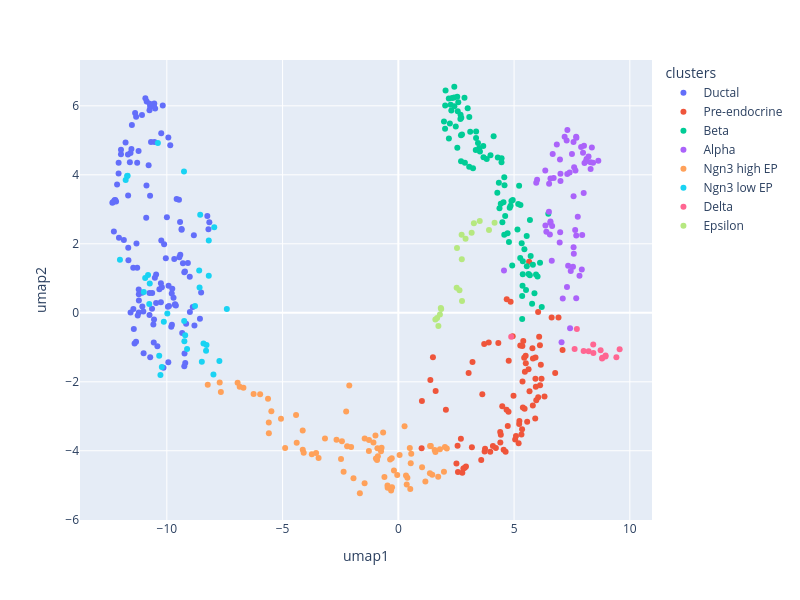

Write notebook code for a chart like this one.
### Markdown cell above
## 3. Method

### Code cell
# choose appropriate start cell
cafe.plot.plot_embedding_plotly(fadata, basis="umap", color="clusters")

### Figure 1 — Plotly figure (JSON) as saved in the notebook; plotly's stock layout.template omitted (floating-point values rounded to 4 significant figures)
{"data": [{"hovertemplate": "<b>%{hovertext}</b><br><br>clusters=Ductal<br>umap1=%{x}<br>umap2=%{y}<extra></extra>", "hovertext": ["cell_000", "cell_003", "cell_007", "cell_008", "cell_009", "cell_010", "cell_014", "cell_020", "cell_022", "cell_024", "cell_026", "cell_032", "cell_035", "cell_039", "cell_046", "cell_050", "cell_054", "cell_061", "cell_063", "cell_066", "cell_069", "cell_077", "cell_078", "cell_083", "cell_084", "cell_085", "cell_086", "cell_087", "cell_090", "cell_109", "cell_117", "cell_127", "cell_138", "cell_142", "cell_145", "cell_150", "cell_154", "cell_158", "cell_161", "cell_162", "cell_163", "cell_166", "cell_167", "cell_170", "cell_175", "cell_182", "cell_186", "cell_191", "cell_192", "cell_198", "cell_199", "cell_200", "cell_201", "cell_205", "cell_206", "cell_208", "cell_209", "cell_211", "cell_217", "cell_218", "cell_221", "cell_223", "cell_231", "cell_232", "cell_234", "cell_243", "cell_246", "cell_255", "cell_257", "cell_270", "cell_273", "cell_275", "cell_276", "cell_279", "cell_280", "cell_281", "cell_295", "cell_298", "cell_304", "cell_310", "cell_318", "cell_325", "cell_326", "cell_327", "cell_330", "cell_335", "cell_337", "cell_341", "cell_347", "cell_351", "cell_353", "cell_355", "cell_356", "cell_358", "cell_360", "cell_382", "cell_383", "cell_391", "cell_402", "cell_409", "cell_423", "cell_426", "cell_428", "cell_438", "cell_445", "cell_449", "cell_451", "cell_459", "cell_462", "cell_463", "cell_464", "cell_466", "cell_468", "cell_469", "cell_478", "cell_479", "cell_481", "cell_482", "cell_489", "cell_492", "cell_496", "cell_497"], "legendgroup": "Ductal", "marker": {"color": "#636efa", "symbol": "circle"}, "mode": "markers", "name": "Ductal", "orientation": "v", "showlegend": true, "type": "scatter", "x": [-9.362, -12.19, -9.236, -10.53, -10.12, -10.18, -9.246, -9.711, -9.476, -11.45, -9.092, -11.21, -12.08, -9.648, -10.04, -8.834, -11.67, -10.72, -11.07, -10.46, -10.41, -10.75, -8.808, -9.166, -11.53, -12.35, -11.28, -10.63, -9.429, -9.906, -8.251, -11.86, -11.0, -11.06, -9.419, -9.781, -9.925, -10.51, -9.998, -10.46, -10.14, -10.22, -11.21, -10.89, -12.26, -9.01, -11.26, -11.66, -9.205, -12.23, -11.43, -11.45, -10.32, -9.245, -9.937, -12.07, -8.202, -11.22, -9.61, -9.955, -11.02, -12.08, -10.75, -11.07, -11.28, -8.165, -10.58, -10.26, -9.336, -9.788, -9.935, -8.881, -10.68, -9.004, -11.4, -11.78, -9.68, -9.363, -11.98, -11.33, -12.29, -9.645, -10.88, -8.519, -12.32, -10.72, -11.57, -11.51, -10.52, -10.79, -11.57, -10.26, -10.24, -10.75, -10.57, -10.24, -10.54, -9.576, -11.31, -11.22, -9.81, -10.55, -9.305, -11.98, -11.37, -9.766, -12.15, -11.68, -10.56, -10.72, -11.21, -9.218, -10.87, -11.67, -10.93, -9.462, -8.57, -11.6, -10.64, -10.74, -11.33, -9.852], "xaxis": "x", "y": [2.405, 3.227, -1.182, 4.952, 1.991, 6.01, -1.553, 0.4348, 3.277, 1.305, 1.444, 0.009992, 4.037, 0.2357, 1.584, 2.246, 1.888, -1.288, 0.581, 0.2874, -0.9723, 0.5758, -0.37, -0.3184, 4.746, 3.191, 1.307, 0.5749, 2.634, 0.1978, 2.809, 2.112, -1.173, 0.1854, 1.68, -0.3433, 0.781, 5.92, 2.77, 1.112, -1.591, 0.7379, 0.5377, 2.756, 3.26, 1.043, -0.07887, 1.527, -1.452, 3.268, -0.4663, 0.1103, 0.6823, 1.174, -1.43, 2.177, 2.419, 4.688, 0.2098, 0.1779, 0.03648, 4.351, -0.06036, 5.736, 4.351, 2.623, -0.3378, 0.8581, -0.5856, 0.5577, 5.085, 0.1705, 4.953, 0.02512, -0.8901, 4.939, 1.563, 2.428, 4.594, -0.8407, 2.354, 0.2507, 3.693, 0.589, 3.21, 5.976, 4.633, 5.446, 1.018, 4.276, 0.009452, 0.3047, 2.094, 5.875, -0.859, 5.208, 6.069, 3.3, 2.012, 0.6752, -0.4064, -0.1959, 1.436, 4.727, 5.79, 0.6973, 3.718, 4.588, 5.987, 3.394, 0.3545, 1.199, 6.123, 3.4, 6.22, 1.608, -0.1749, 4.364, 0.117, 6.063, 5.686, 4.86], "yaxis": "y"}, {"hovertemplate": "<b>%{hovertext}</b><br><br>clusters=Pre-endocrine<br>umap1=%{x}<br>umap2=%{y}<extra></extra>", "hovertext": ["cell_001", "cell_011", "cell_021", "cell_037", "cell_044", "cell_045", "cell_053", "cell_055", "cell_062", "cell_071", "cell_082", "cell_092", "cell_096", "cell_099", "cell_116", "cell_119", "cell_120", "cell_135", "cell_153", "cell_160", "cell_164", "cell_168", "cell_174", "cell_181", "cell_189", "cell_190", "cell_197", "cell_202", "cell_212", "cell_214", "cell_219", "cell_229", "cell_235", "cell_238", "cell_241", "cell_244", "cell_245", "cell_247", "cell_262", "cell_264", "cell_269", "cell_271", "cell_272", "cell_274", "cell_292", "cell_294", "cell_302", "cell_305", "cell_311", "cell_314", "cell_317", "cell_332", "cell_334", "cell_344", "cell_346", "cell_363", "cell_368", "cell_370", "cell_372", "cell_377", "cell_387", "cell_395", "cell_396", "cell_397", "cell_404", "cell_419", "cell_421", "cell_422", "cell_429", "cell_430", "cell_433", "cell_434", "cell_437", "cell_440", "cell_448", "cell_453", "cell_458", "cell_460", "cell_475", "cell_477", "cell_485", "cell_487"], "legendgroup": "Pre-endocrine", "marker": {"color": "#EF553B", "symbol": "circle"}, "mode": "markers", "name": "Pre-endocrine", "orientation": "v", "showlegend": true, "type": "scatter", "x": [3.709, 5.268, 5.565, 4.634, 5.046, 4.549, 2.702, 1.495, 5.345, 5.925, 5.913, 4.682, 6.155, 4.768, 6.042, 6.918, 6.038, 6.123, 7.093, 3.906, 3.747, 4.32, 4.76, 5.792, 5.648, 5.082, 4.975, 3.97, 5.506, 5.229, 2.559, 4.941, 3.204, 4.214, 4.85, 2.51, 5.454, 5.667, 2.575, 2.869, 4.085, 1.383, 2.764, 5.922, 2.809, 5.196, 4.727, 2.055, 4.674, 5.94, 1.018, 5.359, 1.612, 3.58, 6.621, 1.005, 5.318, 3.727, 4.406, 5.436, 5.397, 5.959, 4.489, 5.809, 4.427, 3.037, 5.38, 6.083, 3.177, 5.626, 5.363, 5.467, 2.922, 3.627, 5.5, 5.22, 4.4, 6.186, 6.775, 6.117, 6.315, 5.815], "xaxis": "x", "y": [-0.9077, -0.9447, -3.157, -4.031, -3.672, -3.973, -3.649, -1.289, -3.372, -1.293, -3.062, 0.3941, -1.508, -1.388, -2.446, -0.1364, 0.02116, -2.101, -1.08, -0.8616, -3.939, -0.8749, -2.868, -1.031, 1.482, -3.568, -2.404, -4.026, -1.466, -3.136, -3.853, -0.6833, -1.428, -3.92, 0.3185, -4.37, -2.781, -2.273, -4.614, -4.495, -3.863, -1.952, -4.636, -1.915, -4.515, -3.781, -3.283, -2.812, -2.813, -2.141, -2.557, -0.9632, -2.265, -4.265, -0.1395, -3.923, -3.53, -4.018, -3.761, -1.3, -0.8184, -2.535, -2.706, -2.686, -3.532, -1.742, -2.748, -0.6925, -3.897, -1.638, -1.992, -1.712, -4.455, -2.363, -1.243, -3.222, -3.456, -1.912, -1.749, -0.9404, -2.424, -1.323], "yaxis": "y"}, {"hovertemplate": "<b>%{hovertext}</b><br><br>clusters=Beta<br>umap1=%{x}<br>umap2=%{y}<extra></extra>", "hovertext": ["cell_002", "cell_004", "cell_006", "cell_016", "cell_027", "cell_029", "cell_030", "cell_034", "cell_052", "cell_057", "cell_058", "cell_060", "cell_065", "cell_068", "cell_070", "cell_073", "cell_080", "cell_097", "cell_098", "cell_103", "cell_108", "cell_111", "cell_114", "cell_130", "cell_132", "cell_134", "cell_137", "cell_141", "cell_147", "cell_151", "cell_165", "cell_169", "cell_176", "cell_177", "cell_195", "cell_196", "cell_203", "cell_207", "cell_210", "cell_216", "cell_224", "cell_225", "cell_236", "cell_240", "cell_249", "cell_256", "cell_267", "cell_288", "cell_289", "cell_290", "cell_300", "cell_303", "cell_307", "cell_315", "cell_320", "cell_321", "cell_322", "cell_323", "cell_324", "cell_328", "cell_340", "cell_342", "cell_343", "cell_352", "cell_364", "cell_369", "cell_371", "cell_374", "cell_375", "cell_378", "cell_380", "cell_384", "cell_394", "cell_398", "cell_400", "cell_401", "cell_406", "cell_414", "cell_415", "cell_416", "cell_417", "cell_443", "cell_447", "cell_455", "cell_461", "cell_470", "cell_473", "cell_474", "cell_480"], "legendgroup": "Beta", "marker": {"color": "#00cc96", "symbol": "circle"}, "mode": "markers", "name": "Beta", "orientation": "v", "showlegend": true, "type": "scatter", "x": [5.778, 2.875, 5.446, 2.481, 2.688, 4.46, 3.525, 3.358, 2.548, 4.92, 1.971, 5.716, 2.996, 5.265, 4.72, 5.376, 2.418, 4.576, 5.947, 5.546, 4.456, 2.226, 2.68, 2.589, 5.349, 2.019, 4.811, 5.515, 2.751, 5.55, 4.942, 2.72, 5.147, 4.615, 2.024, 5.179, 3.061, 4.779, 5.328, 4.576, 4.342, 6.195, 5.364, 2.422, 2.324, 5.813, 5.375, 2.18, 3.678, 4.425, 3.497, 3.104, 4.494, 6.12, 5.35, 4.369, 3.441, 3.345, 3.819, 2.545, 2.706, 5.275, 4.587, 3.669, 4.117, 2.565, 2.04, 6.014, 2.184, 4.295, 5.685, 5.681, 3.981, 3.36, 4.849, 2.289, 5.626, 2.709, 5.88, 4.542, 6.478, 5.217, 4.276, 2.411, 2.26, 4.885, 3.065, 2.858, 3.226], "xaxis": "x", "y": [0.264, 4.348, 1.846, 5.403, 5.744, 4.482, 4.677, 5.071, 4.784, 1.371, 5.549, 1.647, 5.928, 1.586, 2.306, 1.494, 6.553, 2.266, 1.113, 2.227, 4.361, 5.489, 5.619, 6.101, 0.4882, 5.334, 3.048, 0.6613, 5.169, 1.349, 3.271, 5.657, 2.418, 2.808, 6.01, 3.158, 4.233, 2.054, 2.019, 3.928, 3.772, 0.1699, 0.7833, 5.985, 6.226, 1.393, 1.121, 6.212, 4.511, 3.163, 4.78, 5.251, 2.629, 1.454, -0.178, 3.031, 4.921, 4.721, 4.462, 6.26, 5.147, 3.123, 3.697, 4.838, 5.118, 5.844, 6.446, 1.053, 5.054, 4.501, 2.692, 1.088, 4.567, 5.257, 3.105, 5.862, 1.125, 4.39, 0.5684, 3.208, 2.871, 3.681, 3.483, 6.244, 6.035, 3.239, 5.678, 6.236, 4.188], "yaxis": "y"}, {"hovertemplate": "<b>%{hovertext}</b><br><br>clusters=Alpha<br>umap1=%{x}<br>umap2=%{y}<extra></extra>", "hovertext": ["cell_005", "cell_015", "cell_018", "cell_033", "cell_036", "cell_038", "cell_041", "cell_047", "cell_049", "cell_056", "cell_074", "cell_075", "cell_076", "cell_101", "cell_105", "cell_106", "cell_107", "cell_115", "cell_125", "cell_136", "cell_139", "cell_140", "cell_146", "cell_149", "cell_155", "cell_180", "cell_184", "cell_185", "cell_222", "cell_228", "cell_230", "cell_239", "cell_248", "cell_252", "cell_253", "cell_254", "cell_261", "cell_263", "cell_268", "cell_286", "cell_296", "cell_312", "cell_313", "cell_319", "cell_336", "cell_350", "cell_354", "cell_357", "cell_359", "cell_361", "cell_362", "cell_365", "cell_379", "cell_405", "cell_410", "cell_420", "cell_431", "cell_441", "cell_446", "cell_465", "cell_471", "cell_476", "cell_499"], "legendgroup": "Alpha", "marker": {"color": "#ab63fa", "symbol": "circle"}, "mode": "markers", "name": "Alpha", "orientation": "v", "showlegend": true, "type": "scatter", "x": [7.685, 7.595, 7.5, 6.668, 8.306, 7.684, 8.303, 6.505, 7.05, 7.651, 5.995, 8.007, 8.359, 7.751, 7.545, 6.982, 8.639, 4.563, 7.568, 7.335, 6.991, 8.02, 6.569, 7.003, 7.103, 7.825, 6.628, 7.896, 6.354, 6.348, 6.846, 6.644, 7.271, 7.285, 6.571, 7.183, 7.298, 7.303, 7.925, 7.4, 7.57, 6.547, 8.411, 7.943, 8.216, 6.571, 8.041, 8.107, 7.639, 7.57, 7.68, 8.129, 6.394, 6.71, 7.58, 7.448, 7.419, 6.97, 7.978, 6.513, 7.692, 5.957, 7.005], "xaxis": "x", "y": [2.239, 4.218, 4.601, 4.603, 4.169, 0.4217, 4.364, 2.933, -0.8567, 4.128, 3.854, 3.475, 4.791, 2.784, 1.338, 4.446, 4.407, 1.224, 4.949, 1.362, 2.335, 4.839, 2.608, 4.031, 0.4148, 1.076, 1.507, 4.804, 2.528, 4.128, 4.881, 2.518, 4.992, 0.7485, 2.649, 5.101, 4.022, 5.297, 1.256, 4.069, 1.899, 2.27, 4.346, 2.255, 4.528, 3.892, 4.339, 4.395, 2.401, 3.377, 5.105, 4.459, 2.351, 3.91, 1.714, 1.215, -0.4506, 2.037, 4.642, 3.742, 5.072, 3.77, 3.823], "yaxis": "y"}, {"hovertemplate": "<b>%{hovertext}</b><br><br>clusters=Ngn3 high EP<br>umap1=%{x}<br>umap2=%{y}<extra></extra>", "hovertext": ["cell_012", "cell_013", "cell_017", "cell_028", "cell_031", "cell_040", "cell_043", "cell_048", "cell_051", "cell_059", "cell_079", "cell_081", "cell_088", "cell_093", "cell_095", "cell_100", "cell_113", "cell_121", "cell_123", "cell_128", "cell_131", "cell_133", "cell_143", "cell_148", "cell_152", "cell_159", "cell_172", "cell_173", "cell_178", "cell_179", "cell_183", "cell_188", "cell_194", "cell_204", "cell_213", "cell_237", "cell_242", "cell_259", "cell_260", "cell_277", "cell_278", "cell_282", "cell_283", "cell_285", "cell_291", "cell_293", "cell_299", "cell_306", "cell_309", "cell_329", "cell_333", "cell_338", "cell_339", "cell_345", "cell_348", "cell_349", "cell_366", "cell_373", "cell_389", "cell_399", "cell_407", "cell_411", "cell_412", "cell_413", "cell_418", "cell_436", "cell_442", "cell_450", "cell_454", "cell_456", "cell_467", "cell_472", "cell_483", "cell_484", "cell_490", "cell_491", "cell_494", "cell_498"], "legendgroup": "Ngn3 high EP", "marker": {"color": "#FFA15A", "symbol": "circle"}, "mode": "markers", "name": "Ngn3 high EP", "orientation": "v", "showlegend": true, "type": "scatter", "x": [-3.169, -0.9882, -6.853, -6.252, -0.3128, -5.485, -2.671, 0.5571, -0.2734, -7.667, -3.446, 0.05388, -0.285, -0.04837, -5.629, -5.969, 0.3909, -0.189, 1.466, -0.7242, -4.129, 1.364, 1.372, 0.3313, -4.889, -0.356, -1.268, 0.3624, -4.39, -0.8836, -2.437, -1.938, 0.496, 1.57, -1.453, -1.662, 1.971, 0.516, -4.088, -4.418, -0.657, -2.254, -8.233, -0.4609, -1.075, -5.596, 1.603, -2.476, -1.272, -0.9032, -5.593, -6.692, 1.403, 0.2689, -2.213, 2.013, -3.553, -2.364, 1.168, -0.6009, -4.131, -5.07, -3.737, 1.722, -1.457, 2.094, 0.5356, -2.119, 1.025, -0.7484, 1.796, -2.041, -0.2982, -0.9185, -6.943, -0.4686, -7.717, -0.9683], "xaxis": "x", "y": [-3.642, -3.555, -2.146, -2.357, -5.148, -2.857, -3.682, -4.085, -5.06, -2.292, -4.207, -4.123, -4.22, -4.705, -2.491, -2.362, -4.778, -4.575, -4.697, -3.915, -3.967, -4.653, -3.861, -4.714, -3.918, -4.253, -3.684, -4.98, -3.766, -4.161, -3.72, -4.796, -3.918, -3.975, -3.645, -5.231, -4.608, -5.106, -4.058, -2.961, -3.467, -2.861, -2.086, -5.075, -3.759, -3.183, -4.033, -4.24, -4.005, -3.926, -3.494, -2.17, -3.864, -3.285, -3.866, -3.89, -4.067, -4.61, -4.888, -4.762, -3.41, -3.072, -4.1, -4.753, -4.94, -3.936, -4.36, -2.107, -4.479, -4.015, -3.959, -3.888, -5.073, -4.265, -2.028, -5.008, -2.023, -4.22], "yaxis": "y"}, {"hovertemplate": "<b>%{hovertext}</b><br><br>clusters=Ngn3 low EP<br>umap1=%{x}<br>umap2=%{y}<extra></extra>", "hovertext": ["cell_019", "cell_025", "cell_064", "cell_091", "cell_094", "cell_102", "cell_104", "cell_118", "cell_122", "cell_124", "cell_126", "cell_129", "cell_171", "cell_215", "cell_220", "cell_226", "cell_233", "cell_250", "cell_251", "cell_266", "cell_287", "cell_297", "cell_301", "cell_316", "cell_376", "cell_386", "cell_392", "cell_393", "cell_403", "cell_427", "cell_432", "cell_435", "cell_486", "cell_495"], "legendgroup": "Ngn3 low EP", "marker": {"color": "#19d3f3", "symbol": "circle"}, "mode": "markers", "name": "Ngn3 low EP", "orientation": "v", "showlegend": true, "type": "scatter", "x": [-9.979, -8.189, -8.559, -11.69, -10.81, -10.94, -10.74, -7.73, -10.28, -9.251, -7.987, -10.22, -10.13, -8.307, -8.587, -9.209, -10.39, -8.189, -11.72, -11.0, -8.417, -10.76, -8.285, -12.03, -10.33, -8.782, -7.953, -8.603, -9.242, -9.259, -9.127, -8.489, -11.78, -7.409], "xaxis": "x", "y": [-0.01944, 2.095, 2.845, 3.97, 1.095, 1.011, 0.8488, -1.397, -1.802, -0.2349, -1.787, -1.572, -0.2613, -1.099, 0.733, -0.65, 4.926, 1.075, 3.968, 0.5999, -0.8906, 0.2587, -0.9351, 1.536, -1.246, 0.1952, 2.48, 1.223, -0.8232, 4.097, -1.049, -1.418, 3.851, 0.1094], "yaxis": "y"}, {"hovertemplate": "<b>%{hovertext}</b><br><br>clusters=Delta<br>umap1=%{x}<br>umap2=%{y}<extra></extra>", "hovertext": ["cell_023", "cell_042", "cell_072", "cell_110", "cell_112", "cell_156", "cell_258", "cell_367", "cell_385", "cell_390", "cell_408", "cell_424", "cell_457", "cell_488"], "legendgroup": "Delta", "marker": {"color": "#FF6692", "symbol": "circle"}, "mode": "markers", "name": "Delta", "orientation": "v", "showlegend": true, "type": "scatter", "x": [8.426, 7.614, 8.419, 8.801, 4.876, 8.005, 7.712, 8.812, 8.22, 8.949, 9.56, 8.737, 8.953, 9.419], "xaxis": "x", "y": [-1.162, -1.05, -0.921, -1.325, -0.6931, -1.105, -0.4696, -1.305, -1.115, -1.264, -1.053, -1.083, -1.235, -1.289], "yaxis": "y"}, {"hovertemplate": "<b>%{hovertext}</b><br><br>clusters=Epsilon<br>umap1=%{x}<br>umap2=%{y}<extra></extra>", "hovertext": ["cell_067", "cell_089", "cell_144", "cell_157", "cell_187", "cell_193", "cell_227", "cell_265", "cell_284", "cell_308", "cell_331", "cell_381", "cell_388", "cell_425", "cell_439", "cell_444", "cell_452", "cell_493"], "legendgroup": "Epsilon", "marker": {"color": "#B6E880", "symbol": "circle"}, "mode": "markers", "name": "Epsilon", "orientation": "v", "showlegend": true, "type": "scatter", "x": [1.835, 2.534, 1.73, 2.75, 2.904, 2.641, 3.167, 2.519, 1.601, 2.741, 3.916, 1.796, 3.264, 2.734, 1.675, 3.517, 4.157, 1.851], "xaxis": "x", "y": [0.1376, 1.882, -0.3825, 0.3418, 2.146, 0.6504, 2.321, 0.7243, -0.1935, 1.549, 2.404, -0.04884, 2.598, 2.261, -0.1493, 2.665, 2.607, 0.1119], "yaxis": "y"}], "layout": {"height": 600, "legend": {"title": {"text": "clusters"}, "tracegroupgap": 0}, "margin": {"t": 60}, "width": 800, "xaxis": {"anchor": "y", "domain": [0, 1], "title": {"text": "umap1"}}, "yaxis": {"anchor": "x", "domain": [0, 1], "title": {"text": "umap2"}}}}
